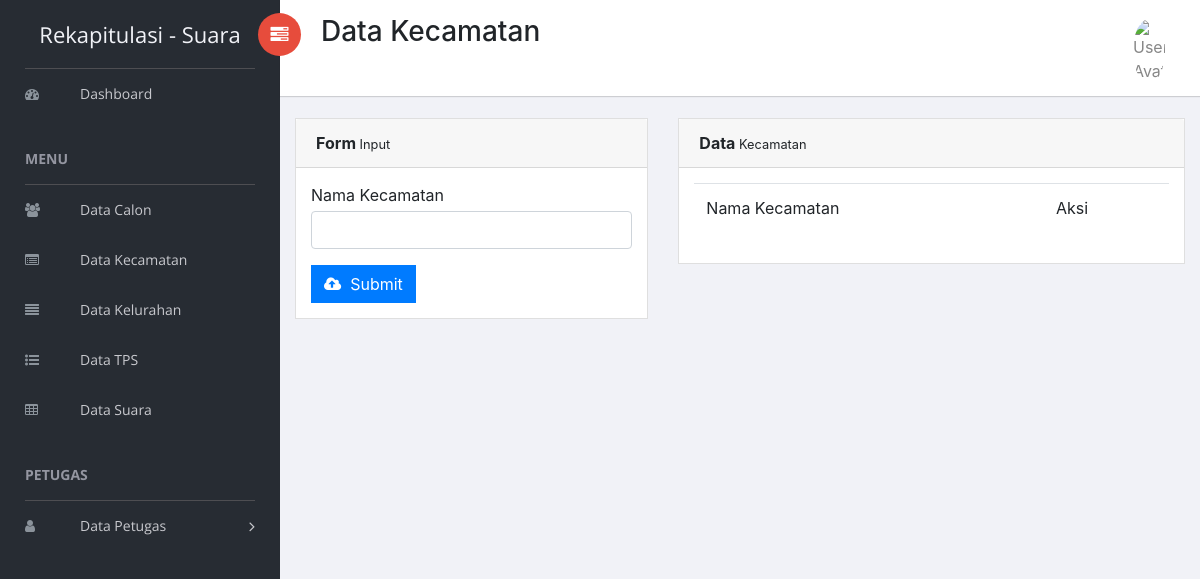
The app's page /master/index.php/kecamatan, older data.
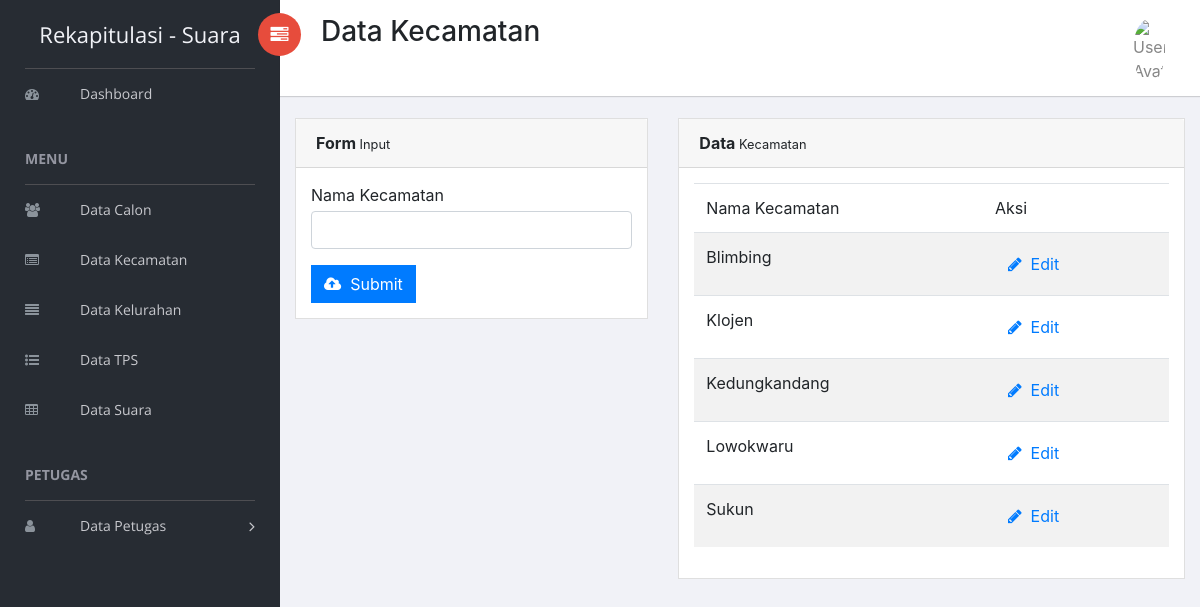
The same page, newer data.
### tables this page shows
CREATE TABLE `kecamatan` (
  `id` int(11) NOT NULL,
  `nama_kecamatan` varchar(50) NOT NULL
);

### master/application/controllers/Kecamatan.php (called while the page is built, shortened)
<?php
class Kecamatan extends CI_Controller {
	var $title = 'Data Kecamatan';
	public function __construct()
	{
		$this->load->model('mKecamatan');
	}
	public function index()
	{
		$data['title'] = $this->title;
		$data['kecamatan'] = $this->mKecamatan->getAll();
		$this->load->view('kecamatan/index',$data);
	}
}

### master/index.php (called while the page is built, shortened)
<?php
require_once BASEPATH.'core/CodeIgniter.php';

### master/application/models/mKecamatan.php (called while the page is built, shortened)
<?php
class MKecamatan extends CI_Model {
	public function getAll($id = '')
	{
		if (empty($id)) {
			return $this->db->get('kecamatan')->result();
		}else {
			$this->db->where('id', $id);
			return $this->db->get('kecamatan')->result();
		}
	}
}

### master/application/views/kecamatan/index.php (the view, shortened to what this page needs)
<div id="right-panel" class="right-panel">
	<div class="content mt-3">
		<div class="animated fadeIn">
			<div class="row">
				<div class="col-lg-5">
					<div class="card">
						<div class="card-header">
							<strong>Form</strong><small> Input</small>
						</div>
						<div class="card-body">
							<?php echo form_open('Kecamatan/insert'); ?>
							<div class="form-group">
								<label for="nama_kecamatan" class="control-label mb-1">Nama Kecamatan</label>
								<input id="nama_kecamatan" id="nama_kecamatan" name="nama_kecamatan" type="text" class="form-control">
							</div>
							<button type="Submit" id="btn-submit" class="btn btn-primary"><i class="fa fa-cloud-upload"></i>&nbsp; Submit</button>
							<?php echo form_close(); ?>
						</div>
					</div>
				</div>
				<div class="col-lg-7">
					<div class="card">
						<div class="card-header">
							<strong>Data</strong><small> Kecamatan</small>
						</div>
						<div class="card-body">
							<table class="table table-striped" id="table">
								<thead>
									<tr>
										<td>Nama Kecamatan</td>
										<td>Aksi</td>
									</tr>
								</thead>
								<tbody>
									<?php foreach ($kecamatan as $value): ?>
										<tr>
											<td><?php echo $value->nama_kecamatan ?></td>
											<td>
												<a href="<?php echo site_url('Kecamatan/edit/'.$value->id) ?>" class="btn btn-link"><i class="fa fa-pencil"></i>&nbsp; Edit</a>
											</td>
										</tr>
									<?php endforeach ?>
								</tbody>
							</table>
						</div>
					</div>
				</div>
			</div>
		</div>
	</div>
</div>

Row changes from the older to the newer data that the page shows:
added kecamatan: nama_kecamatan "Blimbing"
added kecamatan: nama_kecamatan "Klojen"
added kecamatan: nama_kecamatan "Kedungkandang"
added kecamatan: nama_kecamatan "Lowokwaru"
added kecamatan: nama_kecamatan "Sukun"
